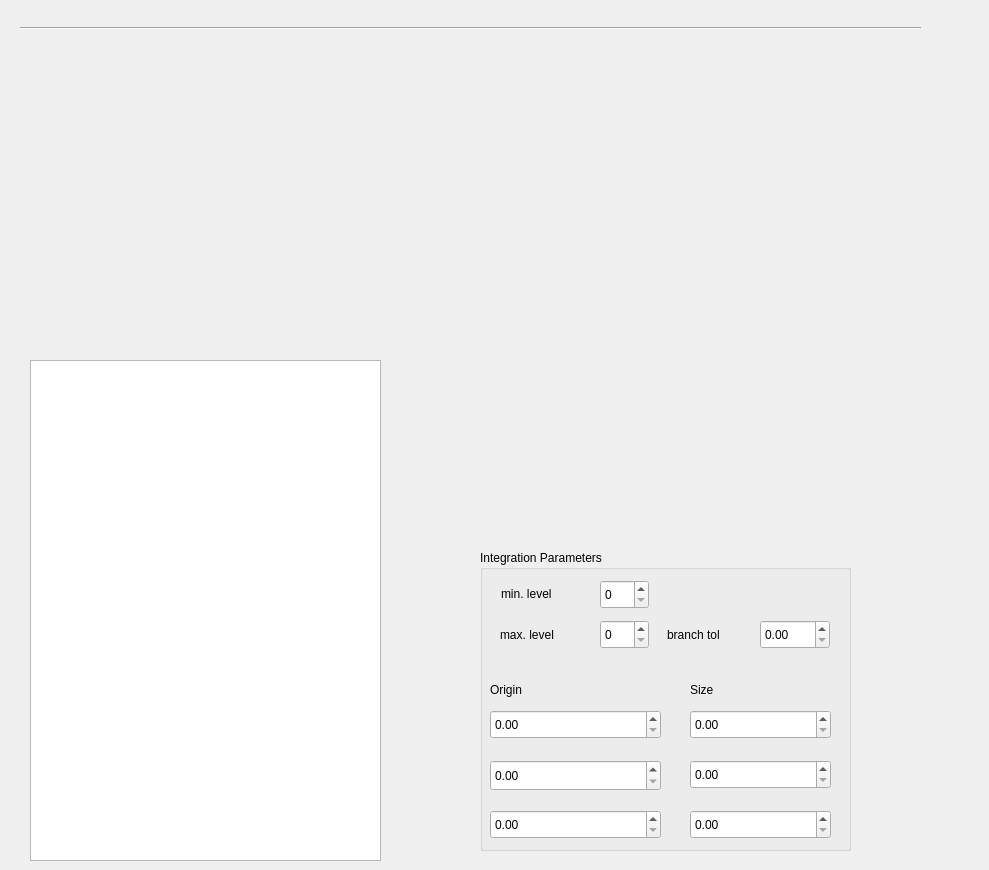
          <widget class="QWidget" name="tab_7">
           <attribute name="title">
            <string>Kernel calc</string>
           </attribute>
           <widget class="Line" name="line_2">
            <property name="geometry">
             <rect>
              <x>20</x>
              <y>20</y>
              <width>901</width>
              <height>16</height>
             </rect>
            </property>
            <property name="orientation">
             <enum>Qt::Horizontal</enum>
            </property>
           </widget>
           <widget class="MyDynamicMplCanvas" name="mplwidget_4" native="true">
            <property name="geometry">
             <rect>
              <x>480</x>
              <y>30</y>
              <width>500</width>
              <height>500</height>
             </rect>
            </property>
            <property name="sizePolicy">
             <sizepolicy hsizetype="Fixed" vsizetype="Fixed">
              <horstretch>0</horstretch>
              <verstretch>0</verstretch>
             </sizepolicy>
            </property>
            <property name="minimumSize">
             <size>
              <width>500</width>
              <height>500</height>
             </size>
            </property>
           </widget>
           <widget class="QGroupBox" name="groupBox_2">
            <property name="geometry">
             <rect>
              <x>480</x>
              <y>550</y>
              <width>371</width>
              <height>301</height>
             </rect>
            </property>
            <property name="title">
             <string>Integration Parameters</string>
            </property>
            <widget class="QSpinBox" name="spinBox">
             <property name="geometry">
              <rect>
               <x>120</x>
               <y>30</y>
               <width>49</width>
               <height>29</height>
              </rect>
             </property>
            </widget>
            <widget class="QSpinBox" name="spinBox_2">
             <property name="geometry">
              <rect>
               <x>120</x>
               <y>70</y>
               <width>49</width>
               <height>29</height>
              </rect>
             </property>
            </widget>
            <widget class="QDoubleSpinBox" name="doubleSpinBox_7">
             <property name="geometry">
              <rect>
               <x>280</x>
               <y>70</y>
               <width>70</width>
               <height>29</height>
              </rect>
             </property>
            </widget>
            <widget class="QLabel" name="label_26">
             <property name="geometry">
              <rect>
               <x>21</x>
               <y>34</y>
               <width>81</width>
               <height>20</height>
              </rect>
             </property>
             <property name="text">
              <string>min. level</string>
             </property>
            </widget>
            <widget class="QLabel" name="label_27">
             <property name="geometry">
              <rect>
               <x>20</x>
               <y>75</y>
               <width>81</width>
               <height>20</height>
              </rect>
             </property>
             <property name="text">
              <string>max. level</string>
             </property>
            </widget>
            <widget class="QLabel" name="label_31">
             <property name="geometry">
              <rect>
               <x>187</x>
               <y>75</y>
               <width>81</width>
               <height>20</height>
              </rect>
             </property>
             <property name="text">
              <string>branch tol</string>
             </property>
            </widget>
            <widget class="QDoubleSpinBox" name="doubleSpinBox_6">
             <property name="geometry">
              <rect>
               <x>210</x>
               <y>260</y>
               <width>141</width>
               <height>29</height>
              </rect>
             </property>
            </widget>
            <widget class="QDoubleSpinBox" name="doubleSpinBox">
             <property name="geometry">
              <rect>
               <x>10</x>
               <y>160</y>
               <width>171</width>
               <height>29</height>
              </rect>
             </property>
            </widget>
            <widget class="QDoubleSpinBox" name="doubleSpinBox_3">
             <property name="geometry">
              <rect>
               <x>10</x>
               <y>210</y>
               <width>171</width>
               <height>31</height>
              </rect>
             </property>
            </widget>
            <widget class="QDoubleSpinBox" name="doubleSpinBox_5">
             <property name="geometry">
              <rect>
               <x>210</x>
               <y>210</y>
               <width>141</width>
               <height>29</height>
              </rect>
             </property>
            </widget>
            <widget class="QDoubleSpinBox" name="doubleSpinBox_4">
             <property name="geometry">
              <rect>
               <x>210</x>
               <y>160</y>
               <width>141</width>
               <height>29</height>
              </rect>
             </property>
            </widget>
            <widget class="QDoubleSpinBox" name="doubleSpinBox_2">
             <property name="geometry">
              <rect>
               <x>10</x>
               <y>260</y>
               <width>171</width>
               <height>29</height>
              </rect>
             </property>
            </widget>
            <widget class="QLabel" name="label_2">
             <property name="geometry">
              <rect>
               <x>10</x>
               <y>130</y>
               <width>63</width>
               <height>20</height>
              </rect>
             </property>
             <property name="text">
              <string>Origin</string>
             </property>
            </widget>
            <widget class="QLabel" name="label_25">
             <property name="geometry">
              <rect>
               <x>210</x>
               <y>130</y>
               <width>63</width>
               <height>20</height>
              </rect>
             </property>
             <property name="text">
              <string>Size</string>
             </property>
            </widget>
           </widget>
           <widget class="QTableWidget" name="layerTableWidget">
            <property name="geometry">
             <rect>
              <x>30</x>
              <y>360</y>
              <width>351</width>
              <height>501</height>
             </rect>
            </property>
            <property name="toolTip">
             <string>&lt;html&gt;&lt;head/&gt;&lt;body&gt;&lt;p&gt;This table is used to enter coil geometries the format is as follows: each row specifies a single point on a coil. The first column is the coil index (using the GMR channel is useful), the next three colums specify the point in Northing, Easting, and Elevation. These can either be local coordinates or global ones. The final column specifies the loop radius if it is a circle or figure 8, for non circular or figure 8 loops leave this column blank. For figure-8 loops the coils do not need to be touching (see Irons and Kass, 2017). If a given index has 1 row it will be a circular loop, two rows will be a figure 8, and more than that will be a polygonal representation of the points, linearlly interpolated between them. &lt;/p&gt;&lt;/body&gt;&lt;/html&gt;</string>
            </property>
           </widget>
          </widget>
